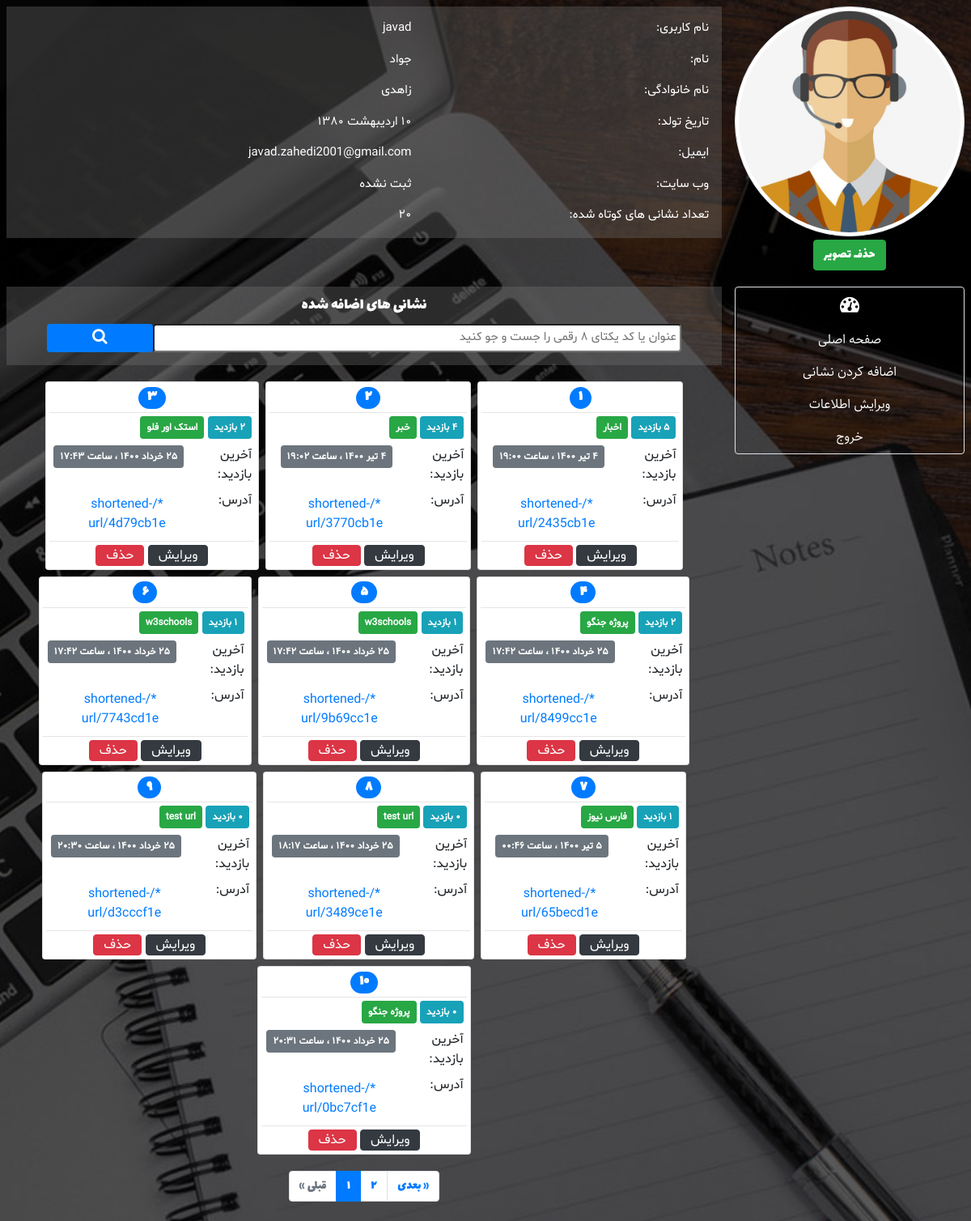
The page /dashboard/ (signed in) on the database its author committed.
### URLshortener/models.py (models this page shows, shortened)
class UserProfile(models.Model):
    photo = models.ImageField(upload_to='profile_images', blank=True, verbose_name='تصویر')
    birth_date = models.DateField(null=True, blank=True, verbose_name='تاریخ تولد')
    website = models.URLField(null=True, blank=True, verbose_name='وب سایت')
    user = models.OneToOneField(User, on_delete=models.CASCADE, related_name='profile')
    def birth_date_jalali(self):
        return date_to_jalali_str(self.birth_date) if self.birth_date else 'ثبت نشده'
    birth_date_jalali.short_description = 'تاریخ تولد'
    class Meta:
        verbose_name = 'پروفایل'
        verbose_name_plural = 'پروفایل ها'

class URL(models.Model):
    label = models.CharField(blank=True, max_length=30, verbose_name='عنوان')
    address = models.URLField(max_length=512, verbose_name='نشانی اینترنتی')
    slug = models.SlugField(max_length=8, unique=True, verbose_name='اسلاگ')
    visits = models.PositiveIntegerField(default=0, verbose_name='تعداد بازدید ها')
    created = models.DateTimeField(auto_now_add=True, verbose_name='تاریخ ایجاد')
    last_visit = models.DateTimeField(default=timezone.now, verbose_name='آخرین بازدید')
    author = models.ForeignKey(User, on_delete=models.CASCADE, related_name='urls',
                               verbose_name='ایجاد کننده')
    def last_visit_jalali(self):
        return datetime_to_jalali_str(self.last_visit)
    last_visit_jalali.short_description = 'آخرین بازدید'
    def created_jalali(self):
        return datetime_to_jalali_str(self.created)
    created_jalali.short_description = 'تاریخ ایجاد'
    def __str__(self):
        host = settings.ALLOWED_HOSTS[0] if settings.ALLOWED_HOSTS else 'localhost:8000'
        return '{}/shortened-url/{}'.format(host, self.slug)
    class Meta:
        verbose_name = 'نشانی اینترنتی'
        verbose_name_plural = 'نشانی های اینترنتی'

### URLshortener/views.py (the view)
# urls.py: path('dashboard/', views.DashboardView.as_view(), name='dashboard'),
class DashboardView(LoginRequiredMixin, ListView):
    paginate_by = 10
    template_name = 'URLshortener/dashboard.html'
    def get_queryset(self):
        key = self.request.GET.get('search_key')
        queryset = self.request.user.urls
        return search_urls(queryset, key)

### URLshortener/templatetags/custom_filters.py (called while the page is built)
@register.filter
@stringfilter
def to_persian(string):
    return numbers_to_persian(string)

### URLshortener/templatetags/custom_tags.py (called while the page is built)
@register.inclusion_tag('URLshortener/paginator.html', takes_context=True)
def paginator(context, page):
    return {
        'request': context['request'],
        'page': page,
    }

@register.inclusion_tag('URLshortener/url_cards.html', takes_context=True)
def url_cards(context, page):
    return {
        'request': context['request'],
        'page': page,
    }

@register.inclusion_tag('URLshortener/search_field.html', takes_context=True)
def search_field(context, search_page):
    return {
        'request': context['request'],
        'search_page': search_page,
    }

### URLshortener/views.py (called while the page is built)
def search_urls(queryset, search_key):
    if not search_key:
        return queryset.order_by('-visits')
    return queryset.filter(
        Q(label__icontains=search_key) | Q(slug__icontains=search_key)
    ).order_by('-visits')

### extensions/jalali.py (called while the page is built)
    def persian_tuple(self):
        return self.persian_year, self.persian_month, self.persian_day

### extensions/time_utils.py (called while the page is built)
def numbers_to_persian(string):
    en_to_fa = {
        '0': '۰',
        '1': '۱',
        '2': '۲',
        '3': '۳',
        '4': '۴',
        '5': '۵',
        '6': '۶',
        '7': '۷',
        '8': '۸',
        '9': '۹',
    }
    for en, fa in en_to_fa.items():
        string = string.replace(en, fa)
    return string

def datetime_to_jalali_str(time):
    jalali_month = (
        'فروردین',
        'اردیبهشت',
        'خرداد',
        'تیر',
        'مرداد',
        'شهریور',
        'مهر',
        'آبان',
        'آذر',
        'دی',
        'بهمن',
        'اسفند'
    )
    time = timezone.localtime(time)
    year, month, day = jalali.Gregorian(time.year, time.month, time.day).persian_tuple()
    jalali_to_str = '{} {} {} ، ساعت {:02d}:{:02d}'.format(
        day,
        jalali_month[month-1],
        year,
        time.hour,
        time.minute
    )
    return numbers_to_persian(jalali_to_str)

def date_to_jalali_str(date):
    jalali_month = (
        'فروردین',
        'اردیبهشت',
        'خرداد',
        'تیر',
        'مرداد',
        'شهریور',
        'مهر',
        'آبان',
        'آذر',
        'دی',
        'بهمن',
        'اسفند'
    )
    year, month, day = jalali.Gregorian(date.year, date.month, date.day).persian_tuple()
    jalali_to_str = '{} {} {}'.format(day, jalali_month[month-1], year)
    return numbers_to_persian(jalali_to_str)

### templates/URLshortener/dashboard.html (shortened to what this page needs)
{% extends 'URLshortener/base.html' %}
{% load static %}
{% load custom_filters %}
{% load custom_tags %}
{% block head %}
	<link rel='stylesheet' href="{% static 'URLshortener/css/dashboard.css' %}">
{% endblock %}
{% block header %}
    <div class='container-fluid row p-0 m-0'>
        <div class='col-sm-3 p-2 text-center'>
            {% if user.profile.photo %}
            <img class='w-100 rounded-circle img-thumbnail' src='{{ user.profile.photo.url }}'>
            <button id='delete-photo' class='btn btn-success m-1'>حذف تصویر</button>
            {% else %}
            <img class='w-100 rounded-circle img-thumbnail' src='{% static "URLshortener/images/user_avatar.png" %}'>
            {% endif %}
        </div>
        <div class='col-sm-9 text-white text-right p-2'>
            <div class='user-info p-2'>
                <div class='row p-2'>
                    <div class='col-sm-5'>نام کاربری:</div>
                    <div class='col-sm-7'>{{ user.username }}</div>
                </div>
                <div class='row p-2'>
                    <div class='col-sm-5'>نام:</div>
                    <div class='col-sm-7'>
                        {% if user.first_name %}
                            {{ user.first_name }}
                        {% else %}
                            ثبت نشده
                        {% endif %}
                    </div>
                </div>
                <div class='row p-2'>
                    <div class='col-sm-5'>نام خانوادگی:</div>
                    <div class='col-sm-7'>
                        {% if user.last_name %}
                            {{ user.last_name }}
                        {% else %}
                            ثبت نشده
                        {% endif %}
                    </div>
                </div>
                <div class='row p-2'>
                    <div class='col-sm-5'>تاریخ تولد:</div>
                    <div class='col-sm-7'>{{ user.profile.birth_date_jalali }}</div>
                </div>
                <div class='row p-2'>
                    <div class='col-sm-5'>ایمیل:</div>
                    <div class='col-sm-7'>{{ user.email }}</div>
                </div>
                <div class='row p-2'>
                    <div class='col-sm-5'>وب سایت:</div>
                    <div class='col-sm-7'>
                        {% if user.profile.website %}
                            {{ user.profile.website }}
                        {% else %}
                            ثبت نشده
                        {% endif %}
                    </div>
                </div>
                <div class='row p-2'>
                    <div class='col-sm-5'>تعداد نشانی های کوتاه شده:</div>
                    <div class='col-sm-7'>{{ page_obj.paginator.count|to_persian }}</div>
                </div>
            </div>
        </div>
    </div>
{% endblock %}
{% block main %}
    <div class='row container-fluid p-0 m-0'>
        <aside class='col-sm-3 p-2 m-0'>
            <ul class='nav flex-column text-center text-white p-0 m-0 rounded border'>
                <li class="nav-item p-2">
                    <a class='d-block' href="{% url 'URLshortener:dashboard' %}">
                        <i style="font-size:24px"  class="fa">&#xf0e4;</i>
                    </a>
                </li>
                <li class="nav-item p-2"><a class='d-block' href="{% url 'URLshortener:home' %}" >صفحه اصلی</a></li>
                <li class="nav-item p-2"><a class='d-block' href="{% url 'URLshortener:add-url' %}" >اضافه کردن نشانی</a></li>
                <li class="nav-item p-2"><a class='d-block' href="{% url 'URLshortener:edit-profile' %}" >ویرایش اطلاعات</a></li>
                <li class="nav-item p-2"><a class='d-block' href="{% url 'auth_logout' %}?next=/" >خروج</a></li>
            </ul>
        </aside>
        <div class='col-sm-9 p-2 m-0'>
            <div class='container text-center text-white p-2 main-title'>
                نشانی های اضافه شده
                {% search_field 'dashboard' %}
            </div>
            {% if page_obj %}
                <div class='container p-0 my-2 mx-auto'>
                    {% url_cards page_obj %}
                </div>
            {% else %}
                <div class='alert alert-info text-right p-2 m-2 mx-auto'>
                    هنوز هیچ نشانی ای توسط شما اضافه نشده است!
                </div>
            {% endif %}
            {% if is_paginated %}
                {% paginator page_obj %}
            {% endif %}
        </div>
    </div>
{% endblock %}

### templates/URLshortener/url_cards.html (shortened to what this page needs)
{% load custom_filters %}
<div class='container-fluid m-0 p-2 d-flex flex-row flex-wrap justify-content-center cards-div'>
    {% for short_url in page %}
    <div class='card text-right m-1 p-1 url-card'>
        <h4 class='text-center p-0 m-0 url-number'>
            <span class='badge badge-pill badge-primary'>
                {{ forloop.counter0|add:page.start_index|to_persian }}
            </span>
        </h4>
        <hr class='mt-1 mb-0'>
        <div class='p-1'>
            <span class='badge badge-info p-2'>{{ short_url.visits|to_persian }} بازدید</span>
            <span class='badge badge-success p-2'>{{ short_url.label }}</span>
        </div>
        <div class='row p-1 m-0'>
            <div class='col-sm-4 m-0 p-0'>آخرین بازدید:</div>
            <div class='col-sm-8 m-0 p-0 text-center'>
                <span class='badge badge-secondary p-2'>{{ short_url.last_visit_jalali }}</span>
            </div>
        </div>
        <div class='row p-1 m-0'>
            <div class='col-sm-3 m-0 p-0'>آدرس:</div>
            <div class='col-sm-9 m-0 p-0 text-center'>
                <a class='btn btn-link btn-block p-1 m-0' href="{% url 'URLshortener:shortened-url' short_url.slug %}">
                    {{ short_url }}
                </a>
            </div>
        </div>
        {% if short_url.author == request.user %}
            <hr class='mt-0 mb-1'>
            <div class='container-fluid text-center url-delete'>
                <a class='btn btn-dark py-0' href='{% url "URLshortener:edit-url" short_url.slug %}?next={{request.get_full_path}}'>ویرایش</a>
                <a label='{{ short_url.label }}' address='{{ short_url }}'
                    request_url="{% url 'URLshortener:delete-url' short_url.slug %}?next={{request.path}}&page={{page.number}}&rem_urls={{page|length}}"
                    class='btn btn-danger py-0 delete-url'>حذف</a>
            </div>
        {% endif %}
    </div>
    {% endfor %}
</div>

### static/URLshortener/css/base.css (style rules this page uses)
body { direction: rtl; font-family: Lalezar; background-image: url('../images/site_bg.jpg'); background-size: cover; background-repeat: no-repeat; background-position: center; min-height: 100vh; }
.cards-div { font-family: Shabnam; }
.url-card { max-width: 300px; }
.url-number { font-family: Lalezar; }

### static/URLshortener/css/dashboard.css (style rules this page uses)
.main-title { font-size: 20px; background-color: #77777757; }
.nav-item a { color: white; font-family: Sahel; }
.user-info { font-size: 15px; font-family: Shabnam; background-color: #77777757; }

### rows shown on the page
URL: visits|to_persian "۵", label "اخبار", last_visit_jalali "۴ تیر ۱۴۰۰ ، ساعت ۱۹:۰۰", slug "*/shortened-url/2435cb1e"
URL: visits|to_persian "۴", label "خبر", last_visit_jalali "۴ تیر ۱۴۰۰ ، ساعت ۱۹:۰۲", slug "*/shortened-url/3770cb1e"
URL: label "استک اور فلو", last_visit_jalali "۲۵ خرداد ۱۴۰۰ ، ساعت ۱۷:۴۳", slug "*/shortened-url/4d79cb1e"
URL: visits|to_persian "۲", label "پروژه جنگو", last_visit_jalali "۲۵ خرداد ۱۴۰۰ ، ساعت ۱۷:۴۲", slug "*/shortened-url/8499cc1e"
URL: visits|to_persian "۱", label "w3schools", last_visit_jalali "۲۵ خرداد ۱۴۰۰ ، ساعت ۱۷:۴۲", slug "*/shortened-url/9b69cc1e"
URL: label "w3schools", last_visit_jalali "۲۵ خرداد ۱۴۰۰ ، ساعت ۱۷:۴۲", slug "*/shortened-url/7743cd1e"
URL: visits|to_persian "۱", label "فارس نیوز", last_visit_jalali "۵ تیر ۱۴۰۰ ، ساعت ۰۰:۴۶", slug "*/shortened-url/65becd1e"
URL: visits|to_persian "۰", label "test url", last_visit_jalali "۲۵ خرداد ۱۴۰۰ ، ساعت ۱۸:۱۷", slug "*/shortened-url/3489ce1e"
URL: visits|to_persian "۰", label "test url", last_visit_jalali "۲۵ خرداد ۱۴۰۰ ، ساعت ۲۰:۳۰", slug "*/shortened-url/d3cccf1e"
URL: visits|to_persian "۰", label "پروژه جنگو", last_visit_jalali "۲۵ خرداد ۱۴۰۰ ، ساعت ۲۰:۳۱", slug "*/shortened-url/0bc7cf1e"

### other values the page prints
{{ user.username }} "javad"
{{ user.first_name }} "جواد"
{{ user.last_name }} "زاهدی"
{{ user.profile.birth_date_jalali }} "۱۰ اردیبهشت ۱۳۸۰"
{{ user.email }} "javad.zahedi2001@gmail.com"
{{ page_obj.paginator.count|to_persian }} "۲۰"
{{ i|to_persian }} "۱"
{{ i|to_persian }} "۲"
